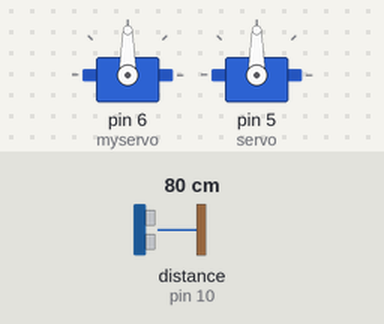
Recording of a sketch running on a simulated Arduino Uno, built with avr-gcc and run on an emulated ATmega328P. On the bench: 2 × servo. Wiring (inferred from the names in the program): ultrasonic range finder: trigger pin 9; echo pin 10. The inputs (shaded band) are chosen by the test bench; at power-on: distance to the obstacle (sensor on pin 10) 80 cm. The echo pulse lasts 58.3 µs per cm; what the sketch prints to the serial monitor is not drawn.

Above: at 1.8 s.
1.9 s: distance to the obstacle (sensor on pin 10) set to 18 cm
3.4 s: distance to the obstacle (sensor on pin 10) set to 14 cm
At 4.7 s:
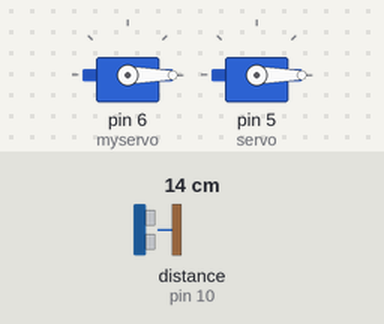
5.5 s: distance to the obstacle (sensor on pin 10) set to 35 cm
At 6.3 s:
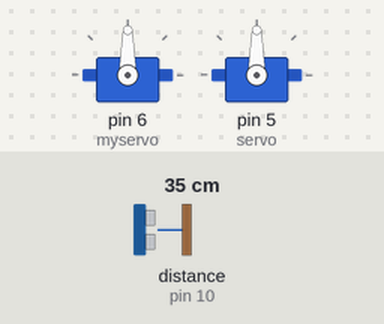
7.5 s: distance to the obstacle (sensor on pin 10) set to 2 cm
At 9.2 s:
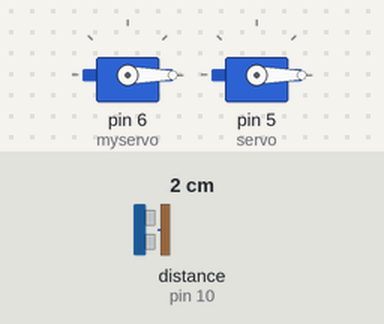
Timing chart, 0 to 10.5 s (numbered marks = the images above; inputs shaded):
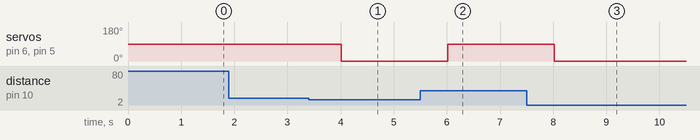

Measured:
- the behaviour switches between 17 and 16 cm on distance to the obstacle (sensor on pin 10) (found by bisection; images 0 and 1)
- after the input at 1.9 s, every drawn part: stays the same
- after the input at 3.4 s, servo on pin 6 (myservo), servo on pin 5 (servo): 90° → 0° after 0.62 s
- after the input at 5.5 s, servo on pin 6 (myservo), servo on pin 5 (servo): 0° → 90° after 0.52 s
- after the input at 7.5 s, servo on pin 6 (myservo), servo on pin 5 (servo): 90° → 0° after 0.52 s

The sketch:

ultrasonic_sensor_arduino_code.ino
```cpp
#include <Servo.h>
    const int trigPin = 9;
    const int echoPin = 10;
    long duration;
    int distanceCm, distanceInch;
    Servo myservo;
    Servo servo;
    void setup() {
    Serial.begin(9600);
    myservo.attach(6);
   servo.attach(5);

    pinMode(trigPin, OUTPUT);
    pinMode(echoPin, INPUT);
      pinMode(7, INPUT);

    }
    void loop() {
    digitalWrite(trigPin, LOW);
    delayMicroseconds(2);
    digitalWrite(trigPin, HIGH);
    delayMicroseconds(10);
    digitalWrite(trigPin, LOW);
    duration = pulseIn(echoPin, HIGH);
    distanceCm= duration*0.034/2;
     Serial.print(distanceCm);
     if (distanceCm <= 15 ){
     myservo.write(0);
     servo.write(0);
      delay(1000);
      }else{
        servo.write(90);
        myservo.write(90);
      delay(1000);
     }
    }
```
